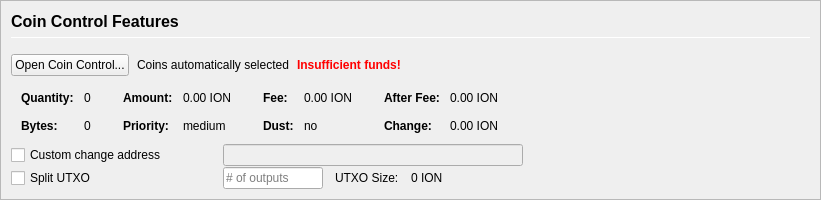
         <widget class="QFrame" name="frameCoinControl">
          <property name="sizePolicy">
           <sizepolicy hsizetype="Expanding" vsizetype="Expanding">
            <horstretch>0</horstretch>
            <verstretch>0</verstretch>
           </sizepolicy>
          </property>
          <property name="maximumSize">
           <size>
            <width>16777215</width>
            <height>16777215</height>
           </size>
          </property>
          <property name="frameShape">
           <enum>QFrame::StyledPanel</enum>
          </property>
          <property name="frameShadow">
           <enum>QFrame::Sunken</enum>
          </property>
          <layout class="QVBoxLayout" name="verticalLayoutCoinControl2">
           <property name="spacing">
            <number>0</number>
           </property>
           <property name="leftMargin">
            <number>0</number>
           </property>
           <property name="topMargin">
            <number>0</number>
           </property>
           <property name="rightMargin">
            <number>0</number>
           </property>
           <property name="bottomMargin">
            <number>0</number>
           </property>
           <item>
            <widget class="QFrame" name="frameCoinControl_BG">
             <layout class="QVBoxLayout" name="verticalLayoutCoinControl" stretch="0,0,0,0,0,0">
              <property name="spacing">
               <number>1</number>
              </property>
              <property name="leftMargin">
               <number>10</number>
              </property>
              <property name="topMargin">
               <number>10</number>
              </property>
              <item>
               <layout class="QHBoxLayout" name="horizontalLayoutCoinControl1">
                <property name="bottomMargin">
                 <number>15</number>
                </property>
                <item>
                 <layout class="QVBoxLayout" name="verticalLayout_3">
                  <property name="spacing">
                   <number>6</number>
                  </property>
                  <item>
                   <widget class="QLabel" name="labelCoinControlFeatures">
                    <property name="sizePolicy">
                     <sizepolicy hsizetype="Preferred" vsizetype="Maximum">
                      <horstretch>0</horstretch>
                      <verstretch>0</verstretch>
                     </sizepolicy>
                    </property>
                    <property name="minimumSize">
                     <size>
                      <width>0</width>
                      <height>20</height>
                     </size>
                    </property>
                    <property name="font">
                     <font>
                      <pointsize>12</pointsize>
                      <weight>75</weight>
                      <bold>true</bold>
                     </font>
                    </property>
                    <property name="styleSheet">
                     <string notr="true">font-weight:bold;</string>
                    </property>
                    <property name="text">
                     <string>Coin Control Features</string>
                    </property>
                   </widget>
                  </item>
                  <item>
                   <widget class="Line" name="line">
                    <property name="minimumSize">
                     <size>
                      <width>0</width>
                      <height>1</height>
                     </size>
                    </property>
                    <property name="maximumSize">
                     <size>
                      <width>16777215</width>
                      <height>1</height>
                     </size>
                    </property>
                    <property name="orientation">
                     <enum>Qt::Horizontal</enum>
                    </property>
                   </widget>
                  </item>
                 </layout>
                </item>
               </layout>
              </item>
              <item>
               <layout class="QHBoxLayout" name="horizontalLayoutCoinControl2" stretch="0,0,0,0">
                <property name="spacing">
                 <number>8</number>
                </property>
                <property name="bottomMargin">
                 <number>10</number>
                </property>
                <item>
                 <widget class="QPushButton" name="pushButtonCoinControl">
                  <property name="styleSheet">
                   <string notr="true"/>
                  </property>
                  <property name="text">
                   <string>Open Coin Control...</string>
                  </property>
                  <property name="autoDefault">
                   <bool>false</bool>
                  </property>
                 </widget>
                </item>
                <item>
                 <widget class="QLabel" name="labelCoinControlAutomaticallySelected">
                  <property name="text">
                   <string>Coins automatically selected</string>
                  </property>
                  <property name="margin">
                   <number>5</number>
                  </property>
                 </widget>
                </item>
                <item>
                 <widget class="QLabel" name="labelCoinControlInsuffFunds">
                  <property name="font">
                   <font>
                    <weight>75</weight>
                    <bold>true</bold>
                   </font>
                  </property>
                  <property name="styleSheet">
                   <string notr="true">color:red;font-weight:bold;</string>
                  </property>
                  <property name="text">
                   <string>Insufficient funds!</string>
                  </property>
                  <property name="margin">
                   <number>5</number>
                  </property>
                 </widget>
                </item>
                <item>
                 <spacer name="horizontalSpacerCoinControl">
                  <property name="orientation">
                   <enum>Qt::Horizontal</enum>
                  </property>
                  <property name="sizeHint" stdset="0">
                   <size>
                    <width>40</width>
                    <height>1</height>
                   </size>
                  </property>
                 </spacer>
                </item>
               </layout>
              </item>
              <item>
               <widget class="QWidget" name="widgetCoinControl" native="true">
                <property name="sizePolicy">
                 <sizepolicy hsizetype="Preferred" vsizetype="Preferred">
                  <horstretch>0</horstretch>
                  <verstretch>0</verstretch>
                 </sizepolicy>
                </property>
                <property name="minimumSize">
                 <size>
                  <width>0</width>
                  <height>0</height>
                 </size>
                </property>
                <property name="styleSheet">
                 <string notr="true"/>
                </property>
                <layout class="QHBoxLayout" name="horizontalLayoutCoinControl5">
                 <property name="leftMargin">
                  <number>0</number>
                 </property>
                 <property name="topMargin">
                  <number>0</number>
                 </property>
                 <property name="rightMargin">
                  <number>0</number>
                 </property>
                 <property name="bottomMargin">
                  <number>0</number>
                 </property>
                 <item>
                  <layout class="QHBoxLayout" name="horizontalLayoutCoinControl3" stretch="0,0,0,1">
                   <property name="spacing">
                    <number>20</number>
                   </property>
                   <property name="topMargin">
                    <number>0</number>
                   </property>
                   <property name="bottomMargin">
                    <number>10</number>
                   </property>
                   <item>
                    <layout class="QFormLayout" name="formLayoutCoinControl1">
                     <property name="horizontalSpacing">
                      <number>10</number>
                     </property>
                     <property name="verticalSpacing">
                      <number>14</number>
                     </property>
                     <property name="leftMargin">
                      <number>10</number>
                     </property>
                     <property name="topMargin">
                      <number>4</number>
                     </property>
                     <property name="rightMargin">
                      <number>6</number>
                     </property>
                     <item row="0" column="0">
                      <widget class="QLabel" name="labelCoinControlQuantityText">
                       <property name="font">
                        <font>
                         <weight>75</weight>
                         <bold>true</bold>
                        </font>
                       </property>
                       <property name="text">
                        <string>Quantity:</string>
                       </property>
                       <property name="margin">
                        <number>0</number>
                       </property>
                      </widget>
                     </item>
                     <item row="0" column="1">
                      <widget class="QLabel" name="labelCoinControlQuantity">
                       <property name="cursor">
                        <cursorShape>IBeamCursor</cursorShape>
                       </property>
                       <property name="contextMenuPolicy">
                        <enum>Qt::ActionsContextMenu</enum>
                       </property>
                       <property name="text">
                        <string notr="true">0</string>
                       </property>
                       <property name="margin">
                        <number>0</number>
                       </property>
                       <property name="textInteractionFlags">
                        <set>Qt::LinksAccessibleByMouse|Qt::TextSelectableByKeyboard|Qt::TextSelectableByMouse</set>
                       </property>
                      </widget>
                     </item>
                     <item row="1" column="0">
                      <widget class="QLabel" name="labelCoinControlBytesText">
                       <property name="font">
                        <font>
                         <weight>75</weight>
                         <bold>true</bold>
                        </font>
                       </property>
                       <property name="text">
                        <string>Bytes:</string>
                       </property>
                      </widget>
                     </item>
                     <item row="1" column="1">
                      <widget class="QLabel" name="labelCoinControlBytes">
                       <property name="cursor">
                        <cursorShape>IBeamCursor</cursorShape>
                       </property>
                       <property name="contextMenuPolicy">
                        <enum>Qt::ActionsContextMenu</enum>
                       </property>
                       <property name="text">
                        <string notr="true">0</string>
                       </property>
                       <property name="textInteractionFlags">
                        <set>Qt::LinksAccessibleByMouse|Qt::TextSelectableByKeyboard|Qt::TextSelectableByMouse</set>
                       </property>
                      </widget>
                     </item>
                    </layout>
                   </item>
                   <item>
                    <layout class="QFormLayout" name="formLayoutCoinControl2">
                     <property name="horizontalSpacing">
                      <number>10</number>
                     </property>
                     <property name="verticalSpacing">
                      <number>14</number>
                     </property>
                     <property name="leftMargin">
                      <number>6</number>
                     </property>
                     <property name="topMargin">
                      <number>4</number>
                     </property>
                     <property name="rightMargin">
                      <number>6</number>
                     </property>
                     <item row="0" column="0">
                      <widget class="QLabel" name="labelCoinControlAmountText">
                       <property name="font">
                        <font>
                         <weight>75</weight>
                         <bold>true</bold>
                        </font>
                       </property>
                       <property name="text">
                        <string>Amount:</string>
                       </property>
                       <property name="margin">
                        <number>0</number>
                       </property>
                      </widget>
                     </item>
                     <item row="0" column="1">
                      <widget class="QLabel" name="labelCoinControlAmount">
                       <property name="cursor">
                        <cursorShape>IBeamCursor</cursorShape>
                       </property>
                       <property name="contextMenuPolicy">
                        <enum>Qt::ActionsContextMenu</enum>
                       </property>
                       <property name="text">
                        <string notr="true">0.00 ION</string>
                       </property>
                       <property name="textInteractionFlags">
                        <set>Qt::LinksAccessibleByMouse|Qt::TextSelectableByKeyboard|Qt::TextSelectableByMouse</set>
                       </property>
                      </widget>
                     </item>
                     <item row="1" column="0">
                      <widget class="QLabel" name="labelCoinControlPriorityText">
                       <property name="font">
                        <font>
                         <weight>75</weight>
                         <bold>true</bold>
                        </font>
                       </property>
                       <property name="text">
                        <string>Priority:</string>
                       </property>
                      </widget>
                     </item>
                     <item row="1" column="1">
                      <widget class="QLabel" name="labelCoinControlPriority">
                       <property name="cursor">
                        <cursorShape>IBeamCursor</cursorShape>
                       </property>
                       <property name="contextMenuPolicy">
                        <enum>Qt::ActionsContextMenu</enum>
                       </property>
                       <property name="text">
                        <string>medium</string>
                       </property>
                       <property name="textInteractionFlags">
                        <set>Qt::LinksAccessibleByMouse|Qt::TextSelectableByKeyboard|Qt::TextSelectableByMouse</set>
                       </property>
                      </widget>
                     </item>
                    </layout>
                   </item>
                   <item>
                    <layout class="QFormLayout" name="formLayoutCoinControl3">
                     <property name="horizontalSpacing">
                      <number>10</number>
                     </property>
                     <property name="verticalSpacing">
                      <number>14</number>
                     </property>
                     <property name="leftMargin">
                      <number>6</number>
                     </property>
                     <property name="topMargin">
                      <number>4</number>
                     </property>
                     <property name="rightMargin">
                      <number>6</number>
                     </property>
                     <item row="0" column="0">
                      <widget class="QLabel" name="labelCoinControlFeeText">
                       <property name="font">
                        <font>
                         <weight>75</weight>
                         <bold>true</bold>
                        </font>
                       </property>
                       <property name="text">
                        <string>Fee:</string>
                       </property>
                       <property name="margin">
                        <number>0</number>
                       </property>
                      </widget>
                     </item>
                     <item row="0" column="1">
                      <widget class="QLabel" name="labelCoinControlFee">
                       <property name="cursor">
                        <cursorShape>IBeamCursor</cursorShape>
                       </property>
                       <property name="contextMenuPolicy">
                        <enum>Qt::ActionsContextMenu</enum>
                       </property>
                       <property name="text">
                        <string notr="true">0.00 ION</string>
                       </property>
                       <property name="textInteractionFlags">
                        <set>Qt::LinksAccessibleByMouse|Qt::TextSelectableByKeyboard|Qt::TextSelectableByMouse</set>
                       </property>
                      </widget>
                     </item>
                     <item row="1" column="0">
                      <widget class="QLabel" name="labelCoinControlLowOutputText">
                       <property name="font">
                        <font>
                         <weight>75</weight>
                         <bold>true</bold>
                        </font>
                       </property>
                       <property name="text">
                        <string>Dust:</string>
                       </property>
                      </widget>
                     </item>
                     <item row="1" column="1">
                      <widget class="QLabel" name="labelCoinControlLowOutput">
                       <property name="cursor">
                        <cursorShape>IBeamCursor</cursorShape>
                       </property>
                       <property name="contextMenuPolicy">
                        <enum>Qt::ActionsContextMenu</enum>
                       </property>
                       <property name="text">
                        <string>no</string>
                       </property>
                       <property name="textInteractionFlags">
                        <set>Qt::LinksAccessibleByMouse|Qt::TextSelectableByKeyboard|Qt::TextSelectableByMouse</set>
                       </property>
                      </widget>
                     </item>
                    </layout>
                   </item>
                   <item>
                    <layout class="QFormLayout" name="formLayoutCoinControl4">
                     <property name="horizontalSpacing">
                      <number>10</number>
                     </property>
                     <property name="verticalSpacing">
                      <number>14</number>
                     </property>
                     <property name="leftMargin">
                      <number>6</number>
                     </property>
                     <property name="topMargin">
                      <number>4</number>
                     </property>
                     <property name="rightMargin">
                      <number>6</number>
                     </property>
                     <item row="0" column="0">
                      <widget class="QLabel" name="labelCoinControlAfterFeeText">
                       <property name="font">
                        <font>
                         <weight>75</weight>
                         <bold>true</bold>
                        </font>
                       </property>
                       <property name="text">
                        <string>After Fee:</string>
                       </property>
                       <property name="margin">
                        <number>0</number>
                       </property>
                      </widget>
                     </item>
                     <item row="0" column="1">
                      <widget class="QLabel" name="labelCoinControlAfterFee">
                       <property name="cursor">
                        <cursorShape>IBeamCursor</cursorShape>
                       </property>
                       <property name="contextMenuPolicy">
                        <enum>Qt::ActionsContextMenu</enum>
                       </property>
                       <property name="text">
                        <string notr="true">0.00 ION</string>
                       </property>
                       <property name="textInteractionFlags">
                        <set>Qt::LinksAccessibleByMouse|Qt::TextSelectableByKeyboard|Qt::TextSelectableByMouse</set>
                       </property>
                      </widget>
                     </item>
                     <item row="1" column="0">
                      <widget class="QLabel" name="labelCoinControlChangeText">
                       <property name="font">
                        <font>
                         <weight>75</weight>
                         <bold>true</bold>
                        </font>
                       </property>
                       <property name="text">
                        <string>Change:</string>
                       </property>
                      </widget>
                     </item>
                     <item row="1" column="1">
                      <widget class="QLabel" name="labelCoinControlChange">
                       <property name="cursor">
                        <cursorShape>IBeamCursor</cursorShape>
                       </property>
                       <property name="contextMenuPolicy">
                        <enum>Qt::ActionsContextMenu</enum>
                       </property>
                       <property name="text">
                        <string notr="true">0.00 ION</string>
                       </property>
                       <property name="textInteractionFlags">
                        <set>Qt::LinksAccessibleByMouse|Qt::TextSelectableByKeyboard|Qt::TextSelectableByMouse</set>
                       </property>
                      </widget>
                     </item>
                    </layout>
                   </item>
                  </layout>
                 </item>
                </layout>
               </widget>
              </item>
              <item>
               <layout class="QHBoxLayout" name="horizontalLayoutCoinControl4">
                <property name="spacing">
                 <number>12</number>
                </property>
                <property name="sizeConstraint">
                 <enum>QLayout::SetDefaultConstraint</enum>
                </property>
                <property name="topMargin">
                 <number>0</number>
                </property>
                <property name="rightMargin">
                 <number>0</number>
                </property>
                <item>
                 <widget class="QCheckBox" name="checkBoxCoinControlChange">
                  <property name="sizePolicy">
                   <sizepolicy hsizetype="Preferred" vsizetype="Preferred">
                    <horstretch>0</horstretch>
                    <verstretch>0</verstretch>
                   </sizepolicy>
                  </property>
                  <property name="minimumSize">
                   <size>
                    <width>200</width>
                    <height>0</height>
                   </size>
                  </property>
                  <property name="maximumSize">
                   <size>
                    <width>200</width>
                    <height>16777215</height>
                   </size>
                  </property>
                  <property name="toolTip">
                   <string>If this is activated, but the change address is empty or invalid, change will be sent to a newly generated address.</string>
                  </property>
                  <property name="text">
                   <string>Custom change address</string>
                  </property>
                 </widget>
                </item>
                <item>
                 <widget class="QValidatedLineEdit" name="lineEditCoinControlChange">
                  <property name="enabled">
                   <bool>false</bool>
                  </property>
                  <property name="sizePolicy">
                   <sizepolicy hsizetype="Preferred" vsizetype="Preferred">
                    <horstretch>0</horstretch>
                    <verstretch>0</verstretch>
                   </sizepolicy>
                  </property>
                  <property name="minimumSize">
                   <size>
                    <width>300</width>
                    <height>0</height>
                   </size>
                  </property>
                 </widget>
                </item>
                <item>
                 <widget class="QLabel" name="labelCoinControlChangeLabel">
                  <property name="sizePolicy">
                   <sizepolicy hsizetype="Preferred" vsizetype="Preferred">
                    <horstretch>0</horstretch>
                    <verstretch>0</verstretch>
                   </sizepolicy>
                  </property>
                  <property name="minimumSize">
                   <size>
                    <width>100</width>
                    <height>0</height>
                   </size>
                  </property>
                  <property name="text">
                   <string/>
                  </property>
                  <property name="margin">
                   <number>3</number>
                  </property>
                 </widget>
                </item>
               </layout>
              </item>
              <item>
               <layout class="QHBoxLayout" name="horizontalLayoutCoinControl6">
                <property name="spacing">
                 <number>12</number>
                </property>
                <property name="rightMargin">
                 <number>0</number>
                </property>
                <item>
                 <widget class="QCheckBox" name="splitBlockCheckBox">
                  <property name="sizePolicy">
                   <sizepolicy hsizetype="Preferred" vsizetype="Preferred">
                    <horstretch>0</horstretch>
                    <verstretch>0</verstretch>
                   </sizepolicy>
                  </property>
                  <property name="minimumSize">
                   <size>
                    <width>200</width>
                    <height>0</height>
                   </size>
                  </property>
                  <property name="maximumSize">
                   <size>
                    <width>200</width>
                    <height>16777215</height>
                   </size>
                  </property>
                  <property name="text">
                   <string>Split UTXO</string>
                  </property>
                 </widget>
                </item>
                <item>
                 <widget class="QLineEdit" name="splitBlockLineEdit">
                  <property name="sizePolicy">
                   <sizepolicy hsizetype="Preferred" vsizetype="Preferred">
                    <horstretch>50</horstretch>
                    <verstretch>0</verstretch>
                   </sizepolicy>
                  </property>
                  <property name="minimumSize">
                   <size>
                    <width>100</width>
                    <height>0</height>
                   </size>
                  </property>
                  <property name="maximumSize">
                   <size>
                    <width>100</width>
                    <height>16777215</height>
                   </size>
                  </property>
                  <property name="placeholderText">
                   <string># of outputs</string>
                  </property>
                 </widget>
                </item>
                <item>
                 <widget class="QLabel" name="labelBlockSizeText">
                  <property name="text">
                   <string>UTXO Size:</string>
                  </property>
                 </widget>
                </item>
                <item>
                 <widget class="QLabel" name="labelBlockSize">
                  <property name="text">
                   <string>0 ION</string>
                  </property>
                 </widget>
                </item>
                <item>
                 <spacer name="horizontalSpacer_7">
                  <property name="orientation">
                   <enum>Qt::Horizontal</enum>
                  </property>
                  <property name="sizeHint" stdset="0">
                   <size>
                    <width>40</width>
                    <height>20</height>
                   </size>
                  </property>
                 </spacer>
                </item>
               </layout>
              </item>
              <item>
               <spacer name="verticalSpacerCoinControl">
                <property name="orientation">
                 <enum>Qt::Vertical</enum>
                </property>
                <property name="sizeHint" stdset="0">
                 <size>
                  <width>800</width>
                  <height>1</height>
                 </size>
                </property>
               </spacer>
              </item>
             </layout>
            </widget>
           </item>
          </layout>
         </widget>
